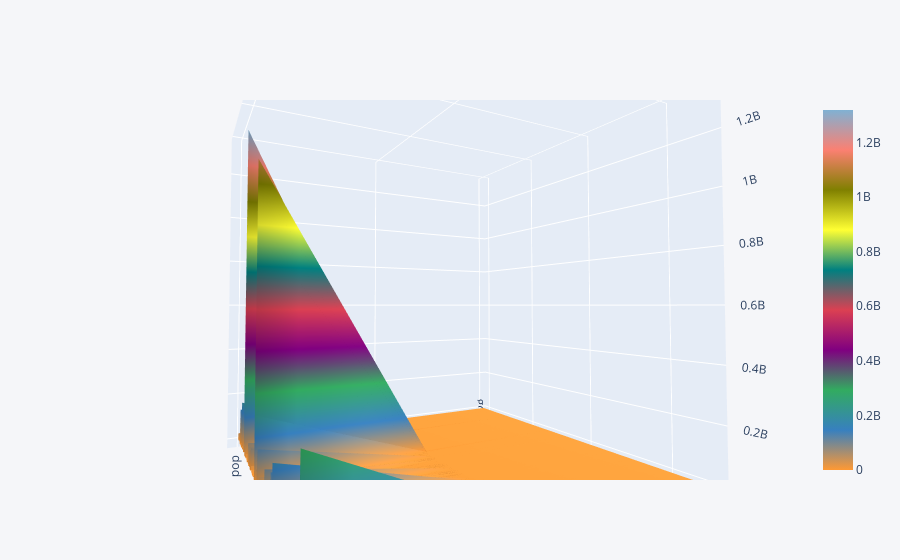

The code cell stored with this chart in its notebook:
### Code cell
df2.iplot(kind='surface')

### Figure 1 — Plotly figure (JSON) as saved in the notebook; plotly's stock layout.template omitted (floating-point values rounded to 4 significant figures; data arrays with more than 128 entries replaced by an {"elided": "..."} marker saying what was removed)
{"data": [{"colorscale": [[0, "rgb(255, 153, 51)"], [0.1111, "rgb(55, 128, 191)"], [0.2222, "rgb(50, 171, 96)"], [0.3333, "rgb(128, 0, 128)"], [0.4444, "rgb(219, 64, 82)"], [0.5556, "rgb(0, 128, 128)"], [0.6667, "rgb(255, 255, 51)"], [0.7778, "rgb(128, 128, 0)"], [0.8889, "rgb(251, 128, 114)"], [1, "rgb(128, 177, 211)"]], "type": "surface", "x": {"elided": "1704 int values"}, "y": ["pop", "lifeExp", "gdpPercap"], "z": {"elided": "3x1704 float values"}}], "layout": {"autosize": true, "legend": {"bgcolor": "#F5F6F9", "font": {"color": "#4D5663"}}, "paper_bgcolor": "#F5F6F9", "plot_bgcolor": "#F5F6F9", "scene": {"aspectmode": "auto", "aspectratio": {"x": 1, "y": 1, "z": 1}, "camera": {"center": {"x": 0, "y": 0, "z": 0}, "eye": {"x": 1.127, "y": -0.6237, "z": -0.04316}, "projection": {"type": "perspective"}, "up": {"x": 0, "y": 0, "z": 1}}}, "title": {"font": {"color": "#4D5663"}}, "xaxis": {"gridcolor": "#E1E5ED", "showgrid": true, "tickfont": {"color": "#4D5663"}, "title": {"font": {"color": "#4D5663"}, "text": ""}, "zerolinecolor": "#E1E5ED"}, "yaxis": {"gridcolor": "#E1E5ED", "showgrid": true, "tickfont": {"color": "#4D5663"}, "title": {"font": {"color": "#4D5663"}, "text": ""}, "zerolinecolor": "#E1E5ED"}}}
